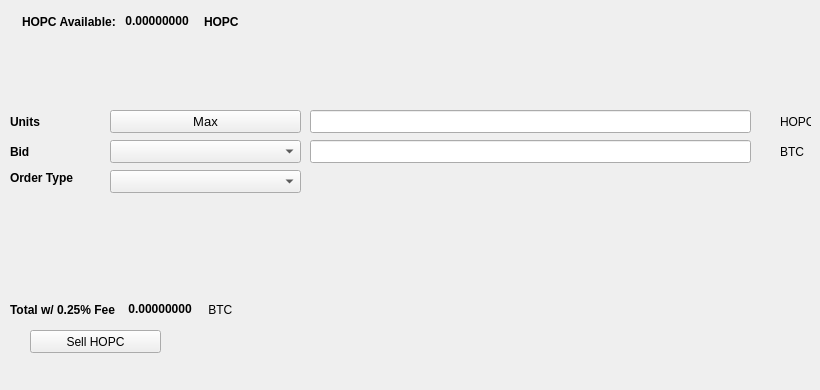
   <widget class="QWidget" name="SellTab">
    <attribute name="title">
     <string>Sell</string>
    </attribute>
    <widget class="QLabel" name="label_16">
     <property name="geometry">
      <rect>
       <x>780</x>
       <y>140</y>
       <width>31</width>
       <height>23</height>
      </rect>
     </property>
     <property name="text">
      <string>BTC</string>
     </property>
    </widget>
    <widget class="QComboBox" name="SellBidcomboBox">
     <property name="geometry">
      <rect>
       <x>110</x>
       <y>140</y>
       <width>191</width>
       <height>23</height>
      </rect>
     </property>
     <property name="font">
      <font>
       <pointsize>10</pointsize>
      </font>
     </property>
    </widget>
    <widget class="QLabel" name="label_18">
     <property name="geometry">
      <rect>
       <x>10</x>
       <y>110</y>
       <width>46</width>
       <height>23</height>
      </rect>
     </property>
     <property name="font">
      <font>
       <weight>75</weight>
       <bold>true</bold>
      </font>
     </property>
     <property name="text">
      <string>Units</string>
     </property>
    </widget>
    <widget class="QPushButton" name="Sell_Max_Amount">
     <property name="geometry">
      <rect>
       <x>110</x>
       <y>110</y>
       <width>191</width>
       <height>23</height>
      </rect>
     </property>
     <property name="font">
      <font>
       <pointsize>10</pointsize>
      </font>
     </property>
     <property name="text">
      <string>Max</string>
     </property>
    </widget>
    <widget class="QLabel" name="label_20">
     <property name="geometry">
      <rect>
       <x>10</x>
       <y>170</y>
       <width>91</width>
       <height>16</height>
      </rect>
     </property>
     <property name="font">
      <font>
       <weight>75</weight>
       <bold>true</bold>
      </font>
     </property>
     <property name="text">
      <string>Order Type</string>
     </property>
    </widget>
    <widget class="QComboBox" name="SellOrdertypeCombo">
     <property name="geometry">
      <rect>
       <x>110</x>
       <y>170</y>
       <width>191</width>
       <height>23</height>
      </rect>
     </property>
     <property name="font">
      <font>
       <pointsize>10</pointsize>
      </font>
     </property>
    </widget>
    <widget class="QLabel" name="label_21">
     <property name="geometry">
      <rect>
       <x>10</x>
       <y>140</y>
       <width>46</width>
       <height>23</height>
      </rect>
     </property>
     <property name="font">
      <font>
       <weight>75</weight>
       <bold>true</bold>
      </font>
     </property>
     <property name="text">
      <string>Bid</string>
     </property>
    </widget>
    <widget class="QLabel" name="label_22">
     <property name="geometry">
      <rect>
       <x>780</x>
       <y>110</y>
       <width>31</width>
       <height>23</height>
      </rect>
     </property>
     <property name="text">
      <string>HOPC</string>
     </property>
    </widget>
    <widget class="QLineEdit" name="UnitsInputHOPC">
     <property name="geometry">
      <rect>
       <x>310</x>
       <y>110</y>
       <width>441</width>
       <height>23</height>
      </rect>
     </property>
     <property name="font">
      <font>
       <pointsize>9</pointsize>
       <weight>75</weight>
       <bold>true</bold>
      </font>
     </property>
    </widget>
    <widget class="QLineEdit" name="SellBidPriceEdit">
     <property name="geometry">
      <rect>
       <x>310</x>
       <y>140</y>
       <width>441</width>
       <height>23</height>
      </rect>
     </property>
     <property name="font">
      <font>
       <pointsize>9</pointsize>
       <weight>75</weight>
       <bold>true</bold>
      </font>
     </property>
    </widget>
    <widget class="QPushButton" name="SellHOPCBTN">
     <property name="geometry">
      <rect>
       <x>30</x>
       <y>330</y>
       <width>131</width>
       <height>23</height>
      </rect>
     </property>
     <property name="text">
      <string>Sell HOPC</string>
     </property>
     <property name="icon">
      <iconset resource="../givehope">
       <normaloff>:/icons/bitcoin</normaloff>:/icons/bitcoin</iconset>
     </property>
    </widget>
    <widget class="QWidget" name="layoutWidget3">
     <property name="geometry">
      <rect>
       <x>22</x>
       <y>12</y>
       <width>258</width>
       <height>19</height>
      </rect>
     </property>
     <layout class="QHBoxLayout" name="horizontalLayout">
      <item>
       <widget class="QLabel" name="label232_2">
        <property name="font">
         <font>
          <weight>75</weight>
          <bold>true</bold>
         </font>
        </property>
        <property name="text">
         <string>HOPC Available:</string>
        </property>
       </widget>
      </item>
      <item>
       <widget class="QLabel" name="HOPCAvailableLabel">
        <property name="palette">
         <palette>
          <active>
           <colorrole role="WindowText">
            <brush brushstyle="SolidPattern">
             <color alpha="255">
              <red>0</red>
              <green>0</green>
              <blue>0</blue>
             </color>
            </brush>
           </colorrole>
           <colorrole role="Button">
            <brush brushstyle="SolidPattern">
             <color alpha="255">
              <red>0</red>
              <green>170</green>
              <blue>0</blue>
             </color>
            </brush>
           </colorrole>
           <colorrole role="Light">
            <brush brushstyle="SolidPattern">
             <color alpha="255">
              <red>0</red>
              <green>255</green>
              <blue>0</blue>
             </color>
            </brush>
           </colorrole>
           <colorrole role="Midlight">
            <brush brushstyle="SolidPattern">
             <color alpha="255">
              <red>0</red>
              <green>212</green>
              <blue>0</blue>
             </color>
            </brush>
           </colorrole>
           <colorrole role="Dark">
            <brush brushstyle="SolidPattern">
             <color alpha="255">
              <red>0</red>
              <green>85</green>
              <blue>0</blue>
             </color>
            </brush>
           </colorrole>
           <colorrole role="Mid">
            <brush brushstyle="SolidPattern">
             <color alpha="255">
              <red>0</red>
              <green>113</green>
              <blue>0</blue>
             </color>
            </brush>
           </colorrole>
           <colorrole role="Text">
            <brush brushstyle="SolidPattern">
             <color alpha="255">
              <red>0</red>
              <green>170</green>
              <blue>0</blue>
             </color>
            </brush>
           </colorrole>
           <colorrole role="BrightText">
            <brush brushstyle="SolidPattern">
             <color alpha="255">
              <red>255</red>
              <green>255</green>
              <blue>255</blue>
             </color>
            </brush>
           </colorrole>
           <colorrole role="ButtonText">
            <brush brushstyle="SolidPattern">
             <color alpha="255">
              <red>0</red>
              <green>0</green>
              <blue>0</blue>
             </color>
            </brush>
           </colorrole>
           <colorrole role="Base">
            <brush brushstyle="SolidPattern">
             <color alpha="255">
              <red>255</red>
              <green>255</green>
              <blue>255</blue>
             </color>
            </brush>
           </colorrole>
           <colorrole role="Window">
            <brush brushstyle="SolidPattern">
             <color alpha="255">
              <red>0</red>
              <green>170</green>
              <blue>0</blue>
             </color>
            </brush>
           </colorrole>
           <colorrole role="Shadow">
            <brush brushstyle="SolidPattern">
             <color alpha="255">
              <red>0</red>
              <green>0</green>
              <blue>0</blue>
             </color>
            </brush>
           </colorrole>
           <colorrole role="AlternateBase">
            <brush brushstyle="SolidPattern">
             <color alpha="255">
              <red>127</red>
              <green>212</green>
              <blue>127</blue>
             </color>
            </brush>
           </colorrole>
           <colorrole role="ToolTipBase">
            <brush brushstyle="SolidPattern">
             <color alpha="255">
              <red>255</red>
              <green>255</green>
              <blue>220</blue>
             </color>
            </brush>
           </colorrole>
           <colorrole role="ToolTipText">
            <brush brushstyle="SolidPattern">
             <color alpha="255">
              <red>0</red>
              <green>0</green>
              <blue>0</blue>
             </color>
            </brush>
           </colorrole>
          </active>
          <inactive>
           <colorrole role="WindowText">
            <brush brushstyle="SolidPattern">
             <color alpha="255">
              <red>0</red>
              <green>0</green>
              <blue>0</blue>
             </color>
            </brush>
           </colorrole>
           <colorrole role="Button">
            <brush brushstyle="SolidPattern">
             <color alpha="255">
              <red>0</red>
              <green>170</green>
              <blue>0</blue>
             </color>
            </brush>
           </colorrole>
           <colorrole role="Light">
            <brush brushstyle="SolidPattern">
             <color alpha="255">
              <red>0</red>
              <green>255</green>
              <blue>0</blue>
             </color>
            </brush>
           </colorrole>
           <colorrole role="Midlight">
            <brush brushstyle="SolidPattern">
             <color alpha="255">
              <red>0</red>
              <green>212</green>
              <blue>0</blue>
             </color>
            </brush>
           </colorrole>
           <colorrole role="Dark">
            <brush brushstyle="SolidPattern">
             <color alpha="255">
              <red>0</red>
              <green>85</green>
              <blue>0</blue>
             </color>
            </brush>
           </colorrole>
           <colorrole role="Mid">
            <brush brushstyle="SolidPattern">
             <color alpha="255">
              <red>0</red>
              <green>113</green>
              <blue>0</blue>
             </color>
            </brush>
           </colorrole>
           <colorrole role="Text">
            <brush brushstyle="SolidPattern">
             <color alpha="255">
              <red>0</red>
              <green>170</green>
              <blue>0</blue>
             </color>
            </brush>
           </colorrole>
           <colorrole role="BrightText">
            <brush brushstyle="SolidPattern">
             <color alpha="255">
              <red>255</red>
              <green>255</green>
              <blue>255</blue>
             </color>
            </brush>
           </colorrole>
           <colorrole role="ButtonText">
            <brush brushstyle="SolidPattern">
             <color alpha="255">
              <red>0</red>
              <green>0</green>
              <blue>0</blue>
             </color>
            </brush>
           </colorrole>
           <colorrole role="Base">
            <brush brushstyle="SolidPattern">
             <color alpha="255">
              <red>255</red>
              <green>255</green>
              <blue>255</blue>
             </color>
            </brush>
           </colorrole>
           <colorrole role="Window">
            <brush brushstyle="SolidPattern">
             <color alpha="255">
              <red>0</red>
              <green>170</green>
              <blue>0</blue>
             </color>
            </brush>
           </colorrole>
           <colorrole role="Shadow">
            <brush brushstyle="SolidPattern">
             <color alpha="255">
              <red>0</red>
              <green>0</green>
              <blue>0</blue>
             </color>
            </brush>
           </colorrole>
           <colorrole role="AlternateBase">
            <brush brushstyle="SolidPattern">
             <color alpha="255">
              <red>127</red>
              <green>212</green>
              <blue>127</blue>
             </color>
            </brush>
           </colorrole>
           <colorrole role="ToolTipBase">
            <brush brushstyle="SolidPattern">
             <color alpha="255">
              <red>255</red>
              <green>255</green>
              <blue>220</blue>
             </color>
            </brush>
           </colorrole>
           <colorrole role="ToolTipText">
            <brush brushstyle="SolidPattern">
             <color alpha="255">
              <red>0</red>
              <green>0</green>
              <blue>0</blue>
             </color>
            </brush>
           </colorrole>
          </inactive>
          <disabled>
           <colorrole role="WindowText">
            <brush brushstyle="SolidPattern">
             <color alpha="255">
              <red>0</red>
              <green>85</green>
              <blue>0</blue>
             </color>
            </brush>
           </colorrole>
           <colorrole role="Button">
            <brush brushstyle="SolidPattern">
             <color alpha="255">
              <red>0</red>
              <green>170</green>
              <blue>0</blue>
             </color>
            </brush>
           </colorrole>
           <colorrole role="Light">
            <brush brushstyle="SolidPattern">
             <color alpha="255">
              <red>0</red>
              <green>255</green>
              <blue>0</blue>
             </color>
            </brush>
           </colorrole>
           <colorrole role="Midlight">
            <brush brushstyle="SolidPattern">
             <color alpha="255">
              <red>0</red>
              <green>212</green>
              <blue>0</blue>
             </color>
            </brush>
           </colorrole>
           <colorrole role="Dark">
            <brush brushstyle="SolidPattern">
             <color alpha="255">
              <red>0</red>
              <green>85</green>
              <blue>0</blue>
             </color>
            </brush>
           </colorrole>
           <colorrole role="Mid">
            <brush brushstyle="SolidPattern">
             <color alpha="255">
              <red>0</red>
              <green>113</green>
              <blue>0</blue>
             </color>
            </brush>
           </colorrole>
           <colorrole role="Text">
            <brush brushstyle="SolidPattern">
             <color alpha="255">
              <red>0</red>
              <green>85</green>
              <blue>0</blue>
             </color>
            </brush>
           </colorrole>
           <colorrole role="BrightText">
            <brush brushstyle="SolidPattern">
             <color alpha="255">
              <red>255</red>
              <green>255</green>
              <blue>255</blue>
             </color>
            </brush>
           </colorrole>
           <colorrole role="ButtonText">
            <brush brushstyle="SolidPattern">
             <color alpha="255">
              <red>0</red>
              <green>85</green>
              <blue>0</blue>
             </color>
            </brush>
           </colorrole>
           <colorrole role="Base">
            <brush brushstyle="SolidPattern">
             <color alpha="255">
              <red>0</red>
              <green>170</green>
              <blue>0</blue>
             </color>
            </brush>
           </colorrole>
           <colorrole role="Window">
            <brush brushstyle="SolidPattern">
             <color alpha="255">
              <red>0</red>
              <green>170</green>
              <blue>0</blue>
             </color>
            </brush>
           </colorrole>
           <colorrole role="Shadow">
            <brush brushstyle="SolidPattern">
             <color alpha="255">
              <red>0</red>
              <green>0</green>
              <blue>0</blue>
             </color>
            </brush>
           </colorrole>
           <colorrole role="AlternateBase">
            <brush brushstyle="SolidPattern">
             <color alpha="255">
              <red>0</red>
              <green>170</green>
              <blue>0</blue>
             </color>
            </brush>
           </colorrole>
           <colorrole role="ToolTipBase">
            <brush brushstyle="SolidPattern">
             <color alpha="255">
              <red>255</red>
              <green>255</green>
              <blue>220</blue>
             </color>
            </brush>
           </colorrole>
           <colorrole role="ToolTipText">
            <brush brushstyle="SolidPattern">
             <color alpha="255">
              <red>0</red>
              <green>0</green>
              <blue>0</blue>
             </color>
            </brush>
           </colorrole>
          </disabled>
         </palette>
        </property>
        <property name="font">
         <font>
          <weight>75</weight>
          <bold>true</bold>
         </font>
        </property>
        <property name="text">
         <string> 0.00000000 </string>
        </property>
        <property name="textInteractionFlags">
         <set>Qt::LinksAccessibleByMouse|Qt::TextSelectableByKeyboard|Qt::TextSelectableByMouse</set>
        </property>
       </widget>
      </item>
      <item>
       <widget class="QLabel" name="labelHOPC">
        <property name="font">
         <font>
          <weight>75</weight>
          <bold>true</bold>
         </font>
        </property>
        <property name="text">
         <string>HOPC</string>
        </property>
       </widget>
      </item>
     </layout>
    </widget>
    <widget class="QWidget" name="layoutWidget">
     <property name="geometry">
      <rect>
       <x>10</x>
       <y>300</y>
       <width>268</width>
       <height>19</height>
      </rect>
     </property>
     <layout class="QHBoxLayout" name="horizontalLayout_2">
      <item>
       <widget class="QLabel" name="label_19">
        <property name="font">
         <font>
          <weight>75</weight>
          <bold>true</bold>
         </font>
        </property>
        <property name="text">
         <string>Total w/ 0.25% Fee </string>
        </property>
       </widget>
      </item>
      <item>
       <widget class="QLabel" name="SellCostLabel">
        <property name="palette">
         <palette>
          <active>
           <colorrole role="WindowText">
            <brush brushstyle="SolidPattern">
             <color alpha="255">
              <red>0</red>
              <green>0</green>
              <blue>0</blue>
             </color>
            </brush>
           </colorrole>
           <colorrole role="Button">
            <brush brushstyle="SolidPattern">
             <color alpha="255">
              <red>0</red>
              <green>170</green>
              <blue>0</blue>
             </color>
            </brush>
           </colorrole>
           <colorrole role="Light">
            <brush brushstyle="SolidPattern">
             <color alpha="255">
              <red>0</red>
              <green>255</green>
              <blue>0</blue>
             </color>
            </brush>
           </colorrole>
           <colorrole role="Midlight">
            <brush brushstyle="SolidPattern">
             <color alpha="255">
              <red>0</red>
              <green>212</green>
              <blue>0</blue>
             </color>
            </brush>
           </colorrole>
           <colorrole role="Dark">
            <brush brushstyle="SolidPattern">
             <color alpha="255">
              <red>0</red>
              <green>85</green>
              <blue>0</blue>
             </color>
            </brush>
           </colorrole>
           <colorrole role="Mid">
            <brush brushstyle="SolidPattern">
             <color alpha="255">
              <red>0</red>
              <green>113</green>
              <blue>0</blue>
             </color>
            </brush>
           </colorrole>
           <colorrole role="Text">
            <brush brushstyle="SolidPattern">
             <color alpha="255">
              <red>0</red>
              <green>170</green>
              <blue>0</blue>
             </color>
            </brush>
           </colorrole>
           <colorrole role="BrightText">
            <brush brushstyle="SolidPattern">
             <color alpha="255">
              <red>255</red>
              <green>255</green>
              <blue>255</blue>
             </color>
            </brush>
           </colorrole>
           <colorrole role="ButtonText">
            <brush brushstyle="SolidPattern">
             <color alpha="255">
              <red>0</red>
              <green>0</green>
              <blue>0</blue>
             </color>
            </brush>
           </colorrole>
           <colorrole role="Base">
            <brush brushstyle="SolidPattern">
             <color alpha="255">
              <red>255</red>
              <green>255</green>
              <blue>255</blue>
             </color>
            </brush>
           </colorrole>
           <colorrole role="Window">
            <brush brushstyle="SolidPattern">
             <color alpha="255">
              <red>0</red>
              <green>170</green>
              <blue>0</blue>
             </color>
            </brush>
           </colorrole>
           <colorrole role="Shadow">
            <brush brushstyle="SolidPattern">
             <color alpha="255">
              <red>0</red>
              <green>0</green>
              <blue>0</blue>
             </color>
            </brush>
           </colorrole>
           <colorrole role="AlternateBase">
            <brush brushstyle="SolidPattern">
             <color alpha="255">
              <red>127</red>
              <green>212</green>
              <blue>127</blue>
             </color>
            </brush>
           </colorrole>
           <colorrole role="ToolTipBase">
            <brush brushstyle="SolidPattern">
             <color alpha="255">
              <red>255</red>
              <green>255</green>
              <blue>220</blue>
             </color>
            </brush>
           </colorrole>
           <colorrole role="ToolTipText">
            <brush brushstyle="SolidPattern">
             <color alpha="255">
              <red>0</red>
              <green>0</green>
              <blue>0</blue>
             </color>
            </brush>
           </colorrole>
          </active>
          <inactive>
           <colorrole role="WindowText">
            <brush brushstyle="SolidPattern">
             <color alpha="255">
              <red>0</red>
              <green>0</green>
              <blue>0</blue>
             </color>
            </brush>
           </colorrole>
           <colorrole role="Button">
            <brush brushstyle="SolidPattern">
             <color alpha="255">
              <red>0</red>
              <green>170</green>
              <blue>0</blue>
             </color>
            </brush>
           </colorrole>
           <colorrole role="Light">
            <brush brushstyle="SolidPattern">
             <color alpha="255">
              <red>0</red>
              <green>255</green>
              <blue>0</blue>
             </color>
            </brush>
           </colorrole>
           <colorrole role="Midlight">
            <brush brushstyle="SolidPattern">
             <color alpha="255">
              <red>0</red>
              <green>212</green>
              <blue>0</blue>
             </color>
            </brush>
           </colorrole>
           <colorrole role="Dark">
            <brush brushstyle="SolidPattern">
             <color alpha="255">
              <red>0</red>
              <green>85</green>
              <blue>0</blue>
             </color>
            </brush>
           </colorrole>
           <colorrole role="Mid">
            <brush brushstyle="SolidPattern">
             <color alpha="255">
              <red>0</red>
              <green>113</green>
              <blue>0</blue>
             </color>
            </brush>
           </colorrole>
           <colorrole role="Text">
            <brush brushstyle="SolidPattern">
             <color alpha="255">
              <red>0</red>
              <green>170</green>
              <blue>0</blue>
             </color>
            </brush>
           </colorrole>
           <colorrole role="BrightText">
            <brush brushstyle="SolidPattern">
             <color alpha="255">
              <red>255</red>
              <green>255</green>
              <blue>255</blue>
             </color>
            </brush>
           </colorrole>
           <colorrole role="ButtonText">
            <brush brushstyle="SolidPattern">
             <color alpha="255">
              <red>0</red>
              <green>0</green>
              <blue>0</blue>
             </color>
            </brush>
           </colorrole>
           <colorrole role="Base">
            <brush brushstyle="SolidPattern">
             <color alpha="255">
              <red>255</red>
              <green>255</green>
              <blue>255</blue>
             </color>
            </brush>
           </colorrole>
           <colorrole role="Window">
            <brush brushstyle="SolidPattern">
             <color alpha="255">
              <red>0</red>
              <green>170</green>
              <blue>0</blue>
             </color>
            </brush>
           </colorrole>
           <colorrole role="Shadow">
            <brush brushstyle="SolidPattern">
             <color alpha="255">
              <red>0</red>
              <green>0</green>
              <blue>0</blue>
             </color>
            </brush>
           </colorrole>
           <colorrole role="AlternateBase">
            <brush brushstyle="SolidPattern">
             <color alpha="255">
              <red>127</red>
              <green>212</green>
              <blue>127</blue>
             </color>
            </brush>
           </colorrole>
           <colorrole role="ToolTipBase">
            <brush brushstyle="SolidPattern">
             <color alpha="255">
              <red>255</red>
              <green>255</green>
              <blue>220</blue>
             </color>
            </brush>
           </colorrole>
           <colorrole role="ToolTipText">
            <brush brushstyle="SolidPattern">
             <color alpha="255">
              <red>0</red>
              <green>0</green>
              <blue>0</blue>
             </color>
            </brush>
           </colorrole>
          </inactive>
          <disabled>
           <colorrole role="WindowText">
            <brush brushstyle="SolidPattern">
             <color alpha="255">
              <red>0</red>
              <green>85</green>
              <blue>0</blue>
             </color>
            </brush>
           </colorrole>
           <colorrole role="Button">
            <brush brushstyle="SolidPattern">
             <color alpha="255">
              <red>0</red>
              <green>170</green>
              <blue>0</blue>
             </color>
            </brush>
           </colorrole>
           <colorrole role="Light">
            <brush brushstyle="SolidPattern">
             <color alpha="255">
              <red>0</red>
              <green>255</green>
              <blue>0</blue>
             </color>
            </brush>
           </colorrole>
           <colorrole role="Midlight">
            <brush brushstyle="SolidPattern">
             <color alpha="255">
              <red>0</red>
              <green>212</green>
              <blue>0</blue>
             </color>
            </brush>
           </colorrole>
           <colorrole role="Dark">
            <brush brushstyle="SolidPattern">
             <color alpha="255">
              <red>0</red>
              <green>85</green>
              <blue>0</blue>
             </color>
            </brush>
           </colorrole>
           <colorrole role="Mid">
            <brush brushstyle="SolidPattern">
             <color alpha="255">
              <red>0</red>
              <green>113</green>
              <blue>0</blue>
             </color>
            </brush>
           </colorrole>
           <colorrole role="Text">
            <brush brushstyle="SolidPattern">
             <color alpha="255">
              <red>0</red>
              <green>85</green>
              <blue>0</blue>
             </color>
            </brush>
           </colorrole>
           <colorrole role="BrightText">
            <brush brushstyle="SolidPattern">
             <color alpha="255">
              <red>255</red>
              <green>255</green>
              <blue>255</blue>
             </color>
            </brush>
           </colorrole>
           <colorrole role="ButtonText">
            <brush brushstyle="SolidPattern">
             <color alpha="255">
              <red>0</red>
              <green>85</green>
              <blue>0</blue>
             </color>
            </brush>
           </colorrole>
           <colorrole role="Base">
            <brush brushstyle="SolidPattern">
             <color alpha="255">
              <red>0</red>
              <green>170</green>
              <blue>0</blue>
             </color>
            </brush>
           </colorrole>
           <colorrole role="Window">
            <brush brushstyle="SolidPattern">
             <color alpha="255">
              <red>0</red>
              <green>170</green>
              <blue>0</blue>
             </color>
            </brush>
           </colorrole>
           <colorrole role="Shadow">
            <brush brushstyle="SolidPattern">
             <color alpha="255">
              <red>0</red>
              <green>0</green>
              <blue>0</blue>
             </color>
            </brush>
           </colorrole>
           <colorrole role="AlternateBase">
            <brush brushstyle="SolidPattern">
             <color alpha="255">
              <red>0</red>
              <green>170</green>
              <blue>0</blue>
             </color>
            </brush>
           </colorrole>
           <colorrole role="ToolTipBase">
            <brush brushstyle="SolidPattern">
             <color alpha="255">
              <red>255</red>
              <green>255</green>
              <blue>220</blue>
             </color>
            </brush>
           </colorrole>
           <colorrole role="ToolTipText">
            <brush brushstyle="SolidPattern">
             <color alpha="255">
              <red>0</red>
              <green>0</green>
              <blue>0</blue>
             </color>
            </brush>
           </colorrole>
          </disabled>
         </palette>
        </property>
        <property name="font">
         <font>
          <weight>75</weight>
          <bold>true</bold>
         </font>
        </property>
        <property name="autoFillBackground">
         <bool>false</bool>
        </property>
        <property name="text">
         <string> 0.00000000</string>
        </property>
        <property name="textInteractionFlags">
         <set>Qt::LinksAccessibleByMouse|Qt::TextSelectableByMouse</set>
        </property>
       </widget>
      </item>
      <item>
       <widget class="QLabel" name="label_17">
        <property name="font">
         <font>
          <weight>50</weight>
          <bold>false</bold>
         </font>
        </property>
        <property name="text">
         <string> BTC</string>
        </property>
       </widget>
      </item>
     </layout>
    </widget>
    <widget class="QLabel" name="label_23">
     <property name="geometry">
      <rect>
       <x>460</x>
       <y>300</y>
       <width>281</width>
       <height>81</height>
      </rect>
     </property>
     <property name="text">
      <string/>
     </property>
     <property name="pixmap">
      <pixmap>:/images/bittrex</pixmap>
     </property>
    </widget>
   </widget>
